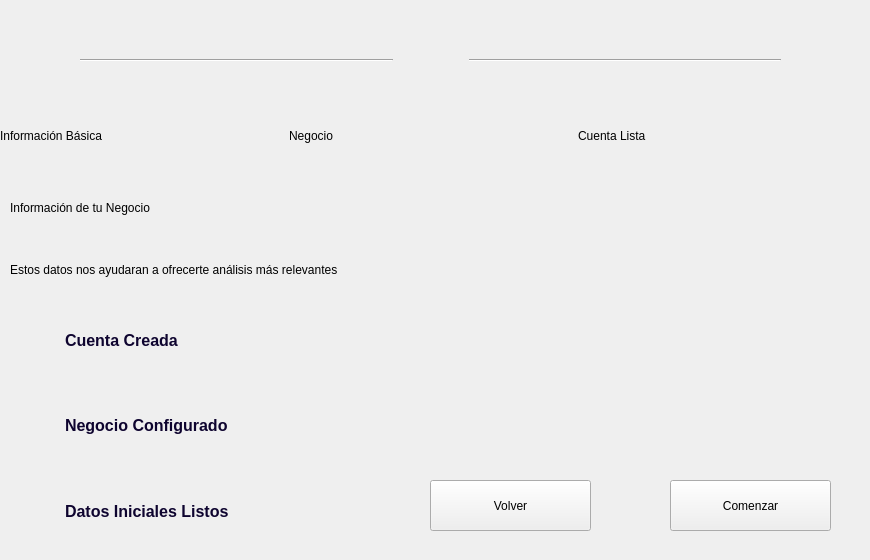
   <widget class="QWidget" name="page_3">
    <widget class="QWidget" name="horizontalLayoutWidget_3">
     <property name="geometry">
      <rect>
       <x>10</x>
       <y>20</y>
       <width>841</width>
       <height>81</height>
      </rect>
     </property>
     <layout class="QHBoxLayout" name="progreso_3">
      <item>
       <widget class="QLabel" name="LBLprofile_3">
        <property name="maximumSize">
         <size>
          <width>64</width>
          <height>64</height>
         </size>
        </property>
        <property name="text">
         <string/>
        </property>
        <property name="pixmap">
         <pixmap resource="../resources/resources.qrc">:/icons/profileLight.svg</pixmap>
        </property>
        <property name="scaledContents">
         <bool>true</bool>
        </property>
        <property name="styleClass" stdset="0">
         <string>numeroPaso</string>
        </property>
        <property name="paso" stdset="0">
         <string>Completado</string>
        </property>
       </widget>
      </item>
      <item>
       <widget class="Line" name="linea_3">
        <property name="styleSheet">
         <string notr="true">color: #279D4F</string>
        </property>
        <property name="orientation">
         <enum>Qt::Horizontal</enum>
        </property>
        <property name="estado" stdset="0">
         <string>Completado</string>
        </property>
       </widget>
      </item>
      <item>
       <widget class="QLabel" name="LBLsuitcase_3">
        <property name="maximumSize">
         <size>
          <width>64</width>
          <height>64</height>
         </size>
        </property>
        <property name="text">
         <string/>
        </property>
        <property name="pixmap">
         <pixmap resource="../resources/resources.qrc">:/icons/iconSuitcaseLight.svg</pixmap>
        </property>
        <property name="scaledContents">
         <bool>true</bool>
        </property>
        <property name="styleClass" stdset="0">
         <string>numeroPaso</string>
        </property>
        <property name="paso" stdset="0">
         <string>Completado</string>
        </property>
       </widget>
      </item>
      <item>
       <widget class="Line" name="linea_4">
        <property name="orientation">
         <enum>Qt::Horizontal</enum>
        </property>
        <property name="estado" stdset="0">
         <string>Completado</string>
        </property>
       </widget>
      </item>
      <item>
       <widget class="QLabel" name="LBLcheck_3">
        <property name="maximumSize">
         <size>
          <width>64</width>
          <height>64</height>
         </size>
        </property>
        <property name="text">
         <string/>
        </property>
        <property name="pixmap">
         <pixmap resource="../resources/resources.qrc">:/icons/checkIcon.svg</pixmap>
        </property>
        <property name="scaledContents">
         <bool>true</bool>
        </property>
        <property name="styleClass" stdset="0">
         <string>numeroPaso</string>
        </property>
        <property name="paso" stdset="0">
         <string>Activo</string>
        </property>
       </widget>
      </item>
     </layout>
    </widget>
    <widget class="QWidget" name="progresoDescripcion_3" native="true">
     <property name="geometry">
      <rect>
       <x>0</x>
       <y>100</y>
       <width>861</width>
       <height>71</height>
      </rect>
     </property>
     <property name="styleSheet">
      <string notr="true">QLabel[texto=&quot;Activo&quot;]{
color: #5D38BB;
font-weight:bold;
font-size: 16px;
}
QLabel[texto=&quot;Inactivo&quot;]{
color:  #6C6686;
font-weight: bold;
font-size:16px;
}</string>
     </property>
     <layout class="QHBoxLayout" name="horizontalLayout_5">
      <item>
       <widget class="QLabel" name="label_10">
        <property name="styleSheet">
         <string notr="true"/>
        </property>
        <property name="text">
         <string>Información Básica</string>
        </property>
        <property name="texto" stdset="0">
         <string>Inactivo</string>
        </property>
       </widget>
      </item>
      <item>
       <widget class="QLabel" name="label_11">
        <property name="styleSheet">
         <string notr="true">qproperty-alignment: 'AlignCenter';</string>
        </property>
        <property name="text">
         <string>Negocio</string>
        </property>
        <property name="texto" stdset="0">
         <string>Inactivo</string>
        </property>
       </widget>
      </item>
      <item>
       <widget class="QLabel" name="label_12">
        <property name="styleSheet">
         <string notr="true">qproperty-alignment: 'AlignTrailing | AlignVCenter';

</string>
        </property>
        <property name="text">
         <string>Cuenta Lista</string>
        </property>
        <property name="texto" stdset="0">
         <string>Activo</string>
        </property>
       </widget>
      </item>
     </layout>
    </widget>
    <widget class="QWidget" name="containerRegistro_5">
     <property name="geometry">
      <rect>
       <x>10</x>
       <y>180</y>
       <width>841</width>
       <height>117</height>
      </rect>
     </property>
     <layout class="QVBoxLayout" name="layoutVRegistro_5">
      <item>
       <widget class="QLabel" name="lblTituloRegistro_11">
        <property name="styleSheet">
         <string notr="true"/>
        </property>
        <property name="text">
         <string>Información de tu Negocio</string>
        </property>
        <property name="texto" stdset="0">
         <string>Destacado</string>
        </property>
       </widget>
      </item>
      <item>
       <widget class="QLabel" name="lblSubtituloRegistro_5">
        <property name="styleSheet">
         <string notr="true"/>
        </property>
        <property name="text">
         <string>Estos datos nos ayudaran a ofrecerte análisis más relevantes</string>
        </property>
        <property name="texto" stdset="0">
         <string>Descripcion</string>
        </property>
       </widget>
      </item>
     </layout>
    </widget>
    <widget class="QWidget" name="resumenPasos" native="true">
     <property name="geometry">
      <rect>
       <x>10</x>
       <y>300</y>
       <width>391</width>
       <height>251</height>
      </rect>
     </property>
     <property name="styleSheet">
      <string notr="true">QLabel{
color: #0E042F;
font-size: 16px;
font-weight:600;
}</string>
     </property>
     <layout class="QVBoxLayout" name="verticalLayout_3">
      <item>
       <widget class="QWidget" name="resumen" native="true">
        <property name="maximumSize">
         <size>
          <width>16777215</width>
          <height>80</height>
         </size>
        </property>
        <property name="styleSheet">
         <string notr="true"/>
        </property>
        <property name="widget" stdset="0">
         <string>Pasos Creados</string>
        </property>
        <layout class="QHBoxLayout" name="horizontalLayout_8">
         <item>
          <widget class="QLabel" name="icon_4">
           <property name="maximumSize">
            <size>
             <width>40</width>
             <height>40</height>
            </size>
           </property>
           <property name="text">
            <string/>
           </property>
           <property name="pixmap">
            <pixmap resource="../resources/resources.qrc">:/icons/person.svg</pixmap>
           </property>
           <property name="scaledContents">
            <bool>true</bool>
           </property>
          </widget>
         </item>
         <item>
          <widget class="QLabel" name="label_22">
           <property name="styleSheet">
            <string notr="true"/>
           </property>
           <property name="text">
            <string>Cuenta Creada</string>
           </property>
          </widget>
         </item>
         <item>
          <widget class="QLabel" name="icon_5">
           <property name="maximumSize">
            <size>
             <width>64</width>
             <height>64</height>
            </size>
           </property>
           <property name="text">
            <string/>
           </property>
           <property name="pixmap">
            <pixmap resource="../resources/resources.qrc">:/icons/checkIcon.svg</pixmap>
           </property>
           <property name="scaledContents">
            <bool>true</bool>
           </property>
           <property name="styleClass" stdset="0">
            <string>numeroPaso</string>
           </property>
           <property name="paso" stdset="0">
            <string>Completado</string>
           </property>
          </widget>
         </item>
        </layout>
       </widget>
      </item>
      <item>
       <widget class="QWidget" name="resumen_2" native="true">
        <property name="styleSheet">
         <string notr="true"/>
        </property>
        <property name="widget" stdset="0">
         <string>Pasos Creados</string>
        </property>
        <layout class="QHBoxLayout" name="horizontalLayout_10">
         <item>
          <widget class="QLabel" name="icon_8">
           <property name="maximumSize">
            <size>
             <width>40</width>
             <height>40</height>
            </size>
           </property>
           <property name="text">
            <string/>
           </property>
           <property name="pixmap">
            <pixmap resource="../resources/resources.qrc">:/icons/kiosk.svg</pixmap>
           </property>
           <property name="scaledContents">
            <bool>true</bool>
           </property>
          </widget>
         </item>
         <item>
          <widget class="QLabel" name="label_24">
           <property name="styleSheet">
            <string notr="true"/>
           </property>
           <property name="text">
            <string>Negocio Configurado</string>
           </property>
          </widget>
         </item>
         <item>
          <widget class="QLabel" name="icon_9">
           <property name="maximumSize">
            <size>
             <width>64</width>
             <height>64</height>
            </size>
           </property>
           <property name="text">
            <string/>
           </property>
           <property name="pixmap">
            <pixmap resource="../resources/resources.qrc">:/icons/checkIcon.svg</pixmap>
           </property>
           <property name="scaledContents">
            <bool>true</bool>
           </property>
           <property name="styleClass" stdset="0">
            <string>numeroPaso</string>
           </property>
           <property name="paso" stdset="0">
            <string>Completado</string>
           </property>
          </widget>
         </item>
        </layout>
       </widget>
      </item>
      <item>
       <widget class="QWidget" name="resumen_3" native="true">
        <property name="styleSheet">
         <string notr="true"/>
        </property>
        <property name="widget" stdset="0">
         <string>Pasos Creados</string>
        </property>
        <layout class="QHBoxLayout" name="horizontalLayout_9">
         <item>
          <widget class="QLabel" name="icon_6">
           <property name="maximumSize">
            <size>
             <width>40</width>
             <height>40</height>
            </size>
           </property>
           <property name="text">
            <string/>
           </property>
           <property name="pixmap">
            <pixmap resource="../resources/resources.qrc">:/icons/file.svg</pixmap>
           </property>
           <property name="scaledContents">
            <bool>true</bool>
           </property>
          </widget>
         </item>
         <item>
          <widget class="QLabel" name="label_23">
           <property name="styleSheet">
            <string notr="true"/>
           </property>
           <property name="text">
            <string>Datos Iniciales Listos</string>
           </property>
          </widget>
         </item>
         <item>
          <widget class="QLabel" name="icon_7">
           <property name="maximumSize">
            <size>
             <width>64</width>
             <height>64</height>
            </size>
           </property>
           <property name="text">
            <string/>
           </property>
           <property name="pixmap">
            <pixmap resource="../resources/resources.qrc">:/icons/checkIcon.svg</pixmap>
           </property>
           <property name="scaledContents">
            <bool>true</bool>
           </property>
           <property name="styleClass" stdset="0">
            <string>numeroPaso</string>
           </property>
           <property name="paso" stdset="0">
            <string>Completado</string>
           </property>
          </widget>
         </item>
        </layout>
       </widget>
      </item>
     </layout>
    </widget>
    <widget class="QWidget" name="widget_3" native="true">
     <property name="geometry">
      <rect>
       <x>420</x>
       <y>460</y>
       <width>431</width>
       <height>71</height>
      </rect>
     </property>
     <widget class="QPushButton" name="volverTres">
      <property name="geometry">
       <rect>
        <x>10</x>
        <y>20</y>
        <width>161</width>
        <height>51</height>
       </rect>
      </property>
      <property name="styleSheet">
       <string notr="true"/>
      </property>
      <property name="text">
       <string>Volver</string>
      </property>
      <property name="boton" stdset="0">
       <string>Secundario</string>
      </property>
     </widget>
     <widget class="QPushButton" name="continuarTres">
      <property name="geometry">
       <rect>
        <x>250</x>
        <y>20</y>
        <width>161</width>
        <height>51</height>
       </rect>
      </property>
      <property name="styleSheet">
       <string notr="true"/>
      </property>
      <property name="text">
       <string>Comenzar</string>
      </property>
      <property name="boton" stdset="0">
       <string>Primario</string>
      </property>
     </widget>
    </widget>
   </widget>
